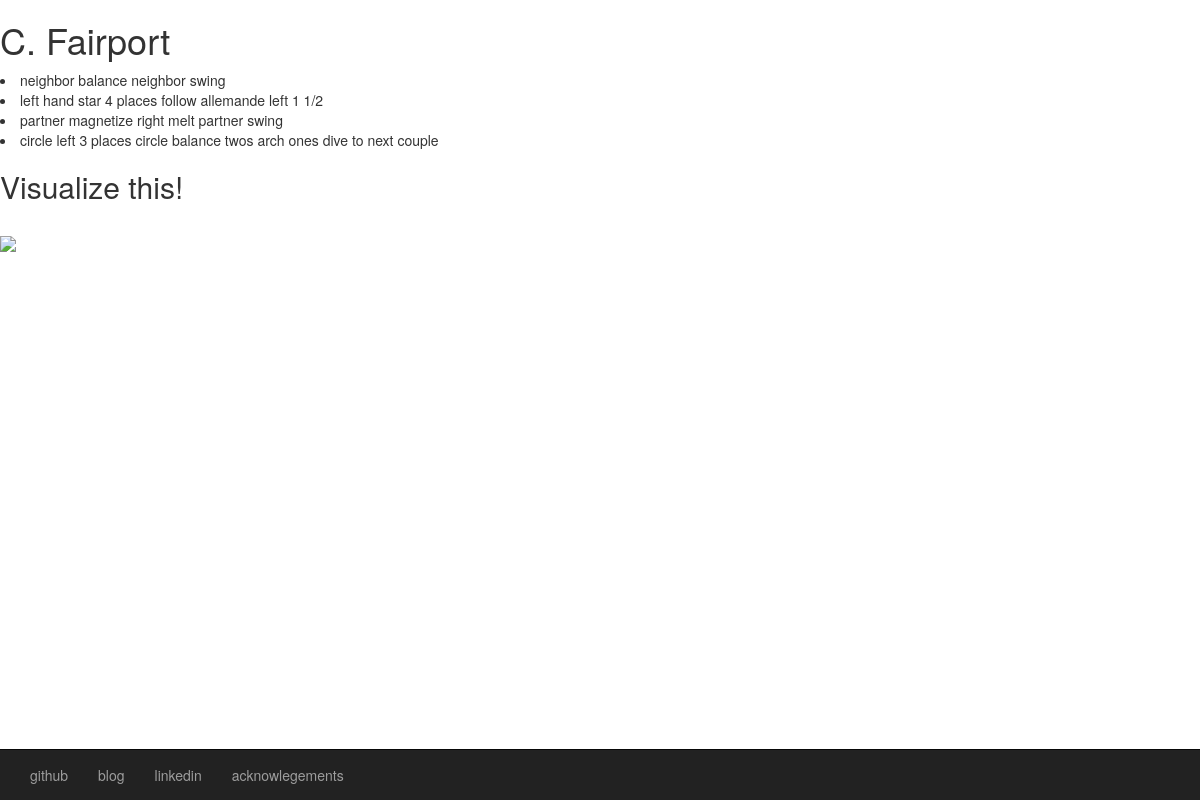
The app's page /new with its own data.
### model.py (models this page shows, shortened)
class Move(db.Model):
    __tablename__ = "moves"
    move_code = db.Column(db.String(12), primary_key=True)
    type_code = db.Column(db.String(24), db.ForeignKey('types.type_code'))
    move_name = db.Column(db.String(64), nullable=False)
    beats = db.Column(db.Integer, nullable=False)
    follows_move = db.Column(db.Integer, nullable=False)
    leads_move = db.Column(db.Integer, nullable=False)
    same_side = db.Column(db.Integer, nullable=True)
    type_ = db.relationship('Type_', backref=db.backref('moves'))

### server.py (the view)
@app.route('/new')
def generate():
    title = make_title()
    print title
    dance = simple_trans()
    print dance
    return render_template("new.html", dance=dance, title=title)

### algorithm.py (called while the page is built)
def pull_move_codes():
    all_codes = db.session.query(Move.move_code).all()
    return all_codes

def make_moves():
    all_moves = pull_move_codes()
    move_dict = {}
    for code in all_moves:
        move_code = code[0]
        move_dict[move_code] = MoveObj(move_code)
    return move_dict

def do_it_all():
    da_dict = make_moves()
    new_dance = DanceObj(da_dict)
    return new_dance.dance_moves, da_dict

    def get_attributes(self):
        self.type_code, self.beats, self.name = db.session.query(Move.type_code, Move.beats, Move.move_name).filter(Move.move_code == self.move_code).one()
        self.move_lead, self.move_follow, self.same_side = db.session.query(Move.leads_move, Move.follows_move, Move.same_side).filter(Move.move_code == self.move_code).one()
        self.min, self.max = db.session.query(Type_.min_repeats, Type_.max_repeats).filter(Type_.type_code == self.type_code).one()
        self.orphanable = self.orphanable()
        self.values = self.get_values()

    def get_values(self):
        values = db.session.query(Chain.value).filter(Chain.key_ == self.move_code).all()
        values_list = []
        for value in values:
            values_list.append(value[0])
        return values_list

    def orphanable(self):
        return self.min != 0

    def pick_progression(self):
        prog_list = db.session.query(Progression.last, Progression.first, Progression.start).all()
        last_move, first_move, start_position = choice(prog_list)
        return (last_move, first_move, start_position)

    def len_left_init(self, last_move):
        move_beats = self.move_dict[last_move].beats
        minus_last = DANCE_LENGTH - move_beats
        return minus_last

    def count_dance(self, dance):
        count = 0
        for each_move in dance:
            move_time = self.move_dict[each_move].beats
            count += move_time
        return count

    def find_follows(self, dance):
        follow_count = 0
        for each_move in dance:
            follows_code = self.move_dict[each_move].move_follow
            if follows_code < 10:
                follows_move = follows_code
            else:
                follows_move = FUNKY_MOVES[follows_code][follow_count]
            follow_count += follows_move
            follow_count = follow_count % 4
        return follow_count

### code_to_choreo.py (called while the page is built)
def make_dance():
    dance_moves, da_dict = algorithm.do_it_all()
    return dance_moves, da_dict

### templates/new.html (shortened to what this page needs)
{% extends 'base.html' %}
{% block content %}
  <div id="choreo">
    <h1>{{ title }}</h1>
    {% for phrase in dance %}
        <li>
          {% for move in phrase %}
            {% if move|length == 2 %}
              <span class="visual_move" data={{ move[1] }}>
                {{ move[0] }}
              </span>
            {% else %}
              {{ move }}
            {% endif %}
          {% endfor %}
        </li>
    {% endfor %}
  </div>
  <div id="clips">
    <h2>Visualize this!<h2>
    <div width="500px" id="clips">
      <img src="../static/something.gif"></img>
    </div>
  </div>
{% endblock %}

### templates/base.html (shortened to what this page needs)
<!doctype html>
<html>
<head>
    <link rel="stylesheet" href="https://maxcdn.bootstrapcdn.com/bootstrap/3.3.4/css/bootstrap.min.css">
    <link rel="stylesheet" href="/static/style.css">
</head>
<body>
    {% block content %} content goes here {% endblock %}
  <nav class="navbar navbar-inverse navbar-fixed-bottom">
    <div class="container-fluid">
      <div>
        <ul class="nav navbar-nav">
          <li><a href="https://github.com/ohrely">github</a></li>
          <li><a href="http://ohrely.com">blog</a></li>
          <li><a href="https://www.linkedin.com/in/ohrely">linkedin</a></li>
          <li><a href="/ack">acknowlegements</a></li>
        </ul>
      </div>
    </div>
  </nav>
</body>
</html>

### records on screen
Move: move_name "neighbor balance"
Move: move_name "neighbor swing"
Move: move_name "left hand star"
Move: move_name "follow allemande left 1 1/2"
Move: move_name "partner magnetize right melt"
Move: move_name "partner swing"
Move: move_name "circle left 3 places"
Move: move_name "circle balance"
Move: move_name "twos arch ones dive to next couple"

### other values on screen
{{ title }} "C. Fairport"
{{ move }} "4 places"
